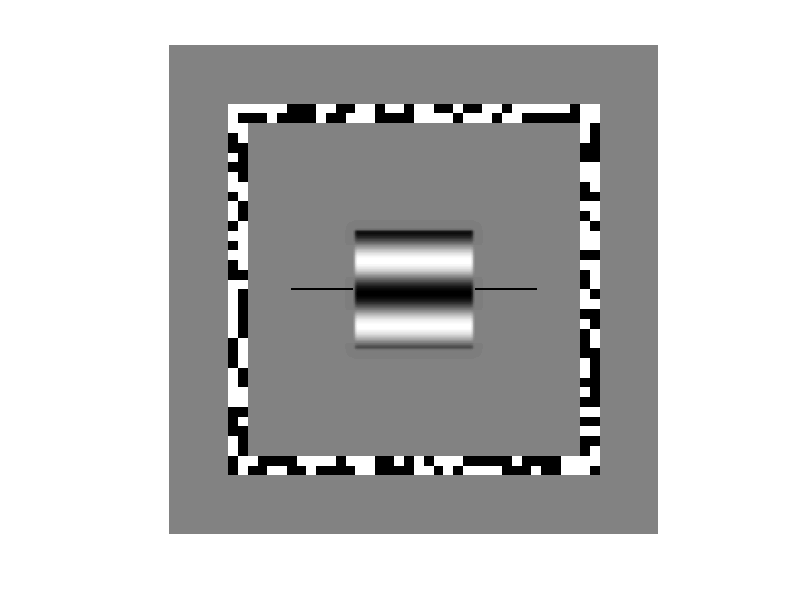
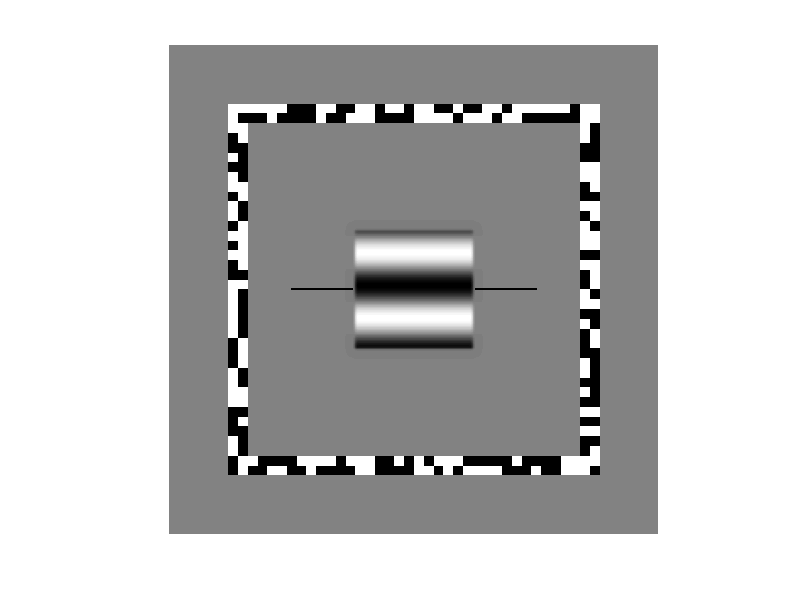

Here is the MATLAB script that generated these plots, in order:
function bicomb_stimtest

close all

if nargin < 1 % test mode
    EX.testEye   = 1; % Eye with variable contrast, 1 = Left, 2 = Right. 
    EX.eyeStr    = {'L','R'};
    EX.sfList    = [0.3, 0.3]; % spatial frequency for each eye
end

doShowOnMonitor = 0;
whichScreen = 0;
scrHeight   = 800;

ST = defstim(scrHeight);

yOffset = 0;
    
imLines = zeros(ST.imSz);
xOn = ST.imSz/4; xOff = xOn+round(ST.imSz/8);
yOn = ST.imSz/2-1+yOffset; yOff = yOn+2;
imLines(yOn:yOff,xOn:xOff) = -1;
imLines = imLines + fliplr(imLines);

for i = 2:-1:1 % 1 = left eye, 2 = right eye
    
    ST.thetaDeg = 90;
    ST.phaseDeg = -90+(2*i-3)*22.5;
    ST.sf       = EX.sfList(i);
    imGrat(:,:,i)      = getgratstim(ST);
    imToShow(:,:,i)    = imGrat(:,:,i) + imLines + ST.overlay;

    figure
    imshow((imToShow(:,:,i)+1)./2)
    
end

if doShowOnMonitor
    showonmonitor((imToShow+1)./2,whichScreen)
end

return

function showonmonitor(imToShow,whichScreen)

    PsychImaging('PrepareConfiguration')
    PsychImaging('AddTask', 'General', 'SideBySideCompressedStereo')
    PsychImaging('AddTask', 'General', 'FloatingPoint32Bit');
    PsychImaging('AddTask', 'General', 'EnablePseudoGrayOutput');

    % PsychImaging('AddTask', 'LeftView',  'StereoCrosstalkReduction', 'SubtractOther', crossTalkGain);
    % PsychImaging('AddTask', 'RightView', 'StereoCrosstalkReduction', 'SubtractOther', crossTalkGain);

    try

        [windowPtr,~] = PsychImaging('OpenWindow', whichScreen, [], [], [], 102);
        [ST.screenWidth, ST.screenHeight] = Screen('WindowSize', windowPtr);
        r1 = [0 0 ST.screenHeight ST.screenHeight];
        destRect = CenterRectOnPoint(r1, ST.screenWidth*0.5, ST.screenHeight*0.5);

        LoadPsychHID;
        KbName('UnifyKeyNames');

        doAbort = 0;

        while ~doAbort
            for i = 0:1
                Screen('SelectStereoDrawBuffer', windowPtr, i);
                Screen('FillRect', windowPtr, 0.5);
                stimFrame = Screen('MakeTexture', windowPtr,  imToShow(:,:,i+1), [], [], 2);
                destRect = CenterRectOnPoint(r1, ST.screenWidth*0.5, ST.screenHeight*0.5);
                Screen('DrawTexture', windowPtr, stimFrame, [], destRect);
            end
            Screen('Flip', windowPtr);

            pause(0.01);

            keyIsPressed = 0;

            while ~keyIsPressed
                [~, ~, keyCode] = PsychHID('KbCheck');
                if keyCode(KbName('ESCAPE'))
                    keyIsPressed = 1;
                    doAbort = 1;
                end
            end
        end

    catch ME

        save('lasterror.mat','ME')
        Screen('CloseAll')

    end

    Screen('CloseAll')

return

function ST = defstim(scrHeight)

    ST.imSz      = scrHeight; % (pixels)
    ST.pixPerDeg = 32; 
    ST.gratW     = 6;   % (deg)
    ST.gratH     = 6;
    ST.spatSigma = 2;   % (deg)
    ST.fusGrain  = ST.pixPerDeg/2;
    ST.fusBrd    = ST.pixPerDeg;
    
    if ST.imSz/ST.fusGrain ~= round(ST.imSz/ST.fusGrain)
        error('ST.imSz/ST.fusGrain ~= round(ST.imSz/ST.fusGrain)')
    end

    ST.overlayC  = 0.9;
    ST.overlay   = getfusionlock(ST);
    ST.cMax      = 0.99;
    ST.phaseDeg  = 0;

return

function imGrat = getgratstim(ST)

    thetaRad = ST.thetaDeg * (pi/180);
    phaseRad = ST.phaseDeg * (pi/180);
    x = linspace(-(ST.imSz/ST.pixPerDeg)*pi, ...
                  (ST.imSz/ST.pixPerDeg)*pi,ST.imSz);

    [xx,yy] = meshgrid(x);
    u = xx .* cos(thetaRad) - yy .* sin(thetaRad);

    imSin = sin(u.*ST.sf+phaseRad);

    imEnvW = ones(ST.imSz);
    imEnvH = ones(ST.imSz);
    
    x = linspace(-(ST.imSz/(2*ST.pixPerDeg)), ...
                  (ST.imSz/(2*ST.pixPerDeg)),ST.imSz);
    [xx,yy] = meshgrid(x);
    
    imEnvW(xx<(-ST.gratW/2)) = 0;
    imEnvW(xx>(ST.gratW/2+1/ST.pixPerDeg)) = 0;
    imEnvH(yy<(-ST.gratH/2)) = 0;
    imEnvH(yy>(ST.gratH/2+1/ST.pixPerDeg)) = 0;
    
    imGauss = getgauss(64,ST.spatSigma);
    
    imEnv = conv2(imEnvH .* imEnvW,imGauss,'same');

    imGrat = imSin .* imEnv;

return

function im = getgauss(imSize,sigmaPix)

    x = (1:imSize)-imSize/2-0.5;
    [xx,yy] = meshgrid(x,x);

    im = normal(xx, sigmaPix) .* normal(yy, sigmaPix);

return

function y = normal(x,sigma)

    y = (1/(sigma*sqrt(2*pi))) .* exp(-x.^2/(2*sigma^2));

return

function imLock = getfusionlock(ST)

    noiseSamples = randi(2,[ST.imSz/ST.fusGrain,ST.imSz/ST.fusGrain])*2-3;
    imNoise      = imresize(noiseSamples,ST.fusGrain,'nearest');
    imMask       = zeros(ST.imSz);
    imMask((3*ST.fusBrd+1):end-3*ST.fusBrd,(3*ST.fusBrd+1):end-3*ST.fusBrd) = 1;
    imMask((4*ST.fusBrd+1):end-4*ST.fusBrd,(4*ST.fusBrd+1):end-4*ST.fusBrd) = 0;
    imLock = imNoise .* imMask .* 1;

return